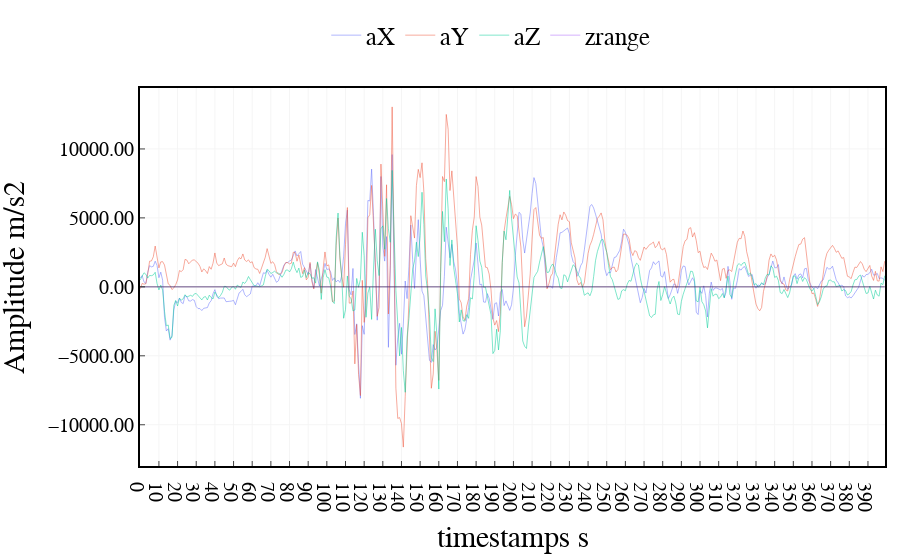

Notebook code for this chart:
### Code cell
import scipy.signal as signal_p

# Define filter parameters
fs = 100  # Sampling frequency
fc = 40  # Cutoff frequency
order = 6  # Filter order
# Create low-pass Butterworth filter
b, a = signal_p.butter(order, fc / (fs / 2), btype='low')

# Apply filter to signal data
signalf = signal_p.filtfilt(b, a, imu_data[:,:7], axis=0)
timestamp = np.asarray(list(range(400)))
fig = go.Figure()
fig.add_trace(go.Scatter(x=timestamp, y=signalf[:,4]-signalf[:,3],
                    mode='lines',
                    line=dict(width=0.5),
                    name='aX'))
fig.add_trace(go.Scatter(x=timestamp, y=signalf[:,5]-signalf[:,3],
                    mode='lines',
                    line=dict(width=0.5),
                    name='aY'))
fig.add_trace(go.Scatter(x=timestamp, y=signalf[:,6]-signalf[:,3],
                    mode='lines',
                    line=dict(width=0.5),
                    name='aZ'))

fig.add_trace(go.Scatter(x=timestamp, y=imu_data[:,8]/1000,
                    mode='lines',
                    line=dict(width=0.5),
                    name='zrange'))


# # Add a rectangle to the plot
# fig.add_shape(type='rect',
#               x0=0,
#               y0=-2,
#               x1=10,
#               y1=2,
#               line=dict(color='blue', width=0.5),
#             #   fillcolor='lightblue',
#               opacity=0.5)

fig.add_shape(type='line',
                x0=0,
                y0=0,
                x1=timestamp[-1].astype(float),
                y1=0,
                line=dict(color='black', width=0.5),
            #   fillcolor='lightblue',
                opacity=1)

    
    


fig.update_layout(xaxis_title='timestamps s',
                        yaxis_title='Amplitude m/s2',
                        font=dict(size=25, family='Arial', color='rgb(0, 0, 0)'),
                        margin={'l': 15, 'r': 15, 't': 15, 'b': 15},
                        # width=1000, height=400,
                        legend=dict(
                            yanchor="top",
                            y=1.2,
                            xanchor="left",
                            x = 0.25,
                            font=dict(
                                family='Arial',
                                size=25,
                                color='rgb(0, 0, 0)',
                            ),
                            orientation="h",
                            # bordercolor="Black",
                            # borderwidth=1
                        ),
                        plot_bgcolor='rgb(255,255,255)',
                        xaxis=dict(
                            showline=True,
                            linecolor='rgb(0, 0, 0)',
                            linewidth=2,
                            ticks='inside',
                            tickfont=dict(
                                family='Arial',
                                size=20,
                                color='rgb(0, 0, 0)',
                            ),
                            tick0 = 150,
                            dtick = 10,
                            gridcolor='rgb(245, 245, 245)',
                            mirror=True
                        ),
                        yaxis=dict(
                            # range = [0, 1],
                            showline=True,
                            linecolor='rgb(0, 0, 0)',
                            linewidth=2,
                            ticks='inside',
                            tickfont=dict(
                                family='Arial',
                                size=20,
                                color='rgb(0, 0, 0)',
                            ),
                            tickformat='.2f',   # y轴刻度分辨率
                            gridcolor='rgb(245, 245, 245)',
                            mirror=True
                        ),
        )

fig.show()

### Figure 1 — Plotly figure (JSON) as saved in the notebook; plotly's stock layout.template omitted (floating-point values rounded to 4 significant figures; data arrays with more than 128 entries replaced by an {"elided": "..."} marker saying what was removed)
{"data": [{"line": {"width": 0.5}, "mode": "lines", "name": "aX", "type": "scatter", "x": {"elided": "400 int values"}, "y": {"elided": "400 float values"}}, {"line": {"width": 0.5}, "mode": "lines", "name": "aY", "type": "scatter", "x": {"elided": "400 int values"}, "y": {"elided": "400 float values"}}, {"line": {"width": 0.5}, "mode": "lines", "name": "aZ", "type": "scatter", "x": {"elided": "400 int values"}, "y": {"elided": "400 float values"}}, {"line": {"width": 0.5}, "mode": "lines", "name": "zrange", "type": "scatter", "x": {"elided": "400 int values"}, "y": {"elided": "400 float values"}}], "layout": {"font": {"color": "rgb(0, 0, 0)", "family": "Arial", "size": 25}, "legend": {"font": {"color": "rgb(0, 0, 0)", "family": "Arial", "size": 25}, "orientation": "h", "x": 0.25, "xanchor": "left", "y": 1.2, "yanchor": "top"}, "margin": {"b": 15, "l": 15, "r": 15, "t": 15}, "plot_bgcolor": "rgb(255,255,255)", "shapes": [{"line": {"color": "black", "width": 0.5}, "opacity": 1, "type": "line", "x0": 0, "x1": 399, "y0": 0, "y1": 0}], "xaxis": {"dtick": 10, "gridcolor": "rgb(245, 245, 245)", "linecolor": "rgb(0, 0, 0)", "linewidth": 2, "mirror": true, "showline": true, "tick0": 150, "tickfont": {"color": "rgb(0, 0, 0)", "family": "Arial", "size": 20}, "ticks": "inside", "title": {"text": "timestamps s"}}, "yaxis": {"gridcolor": "rgb(245, 245, 245)", "linecolor": "rgb(0, 0, 0)", "linewidth": 2, "mirror": true, "showline": true, "tickfont": {"color": "rgb(0, 0, 0)", "family": "Arial", "size": 20}, "tickformat": ".2f", "ticks": "inside", "title": {"text": "Amplitude m/s2"}}}}
